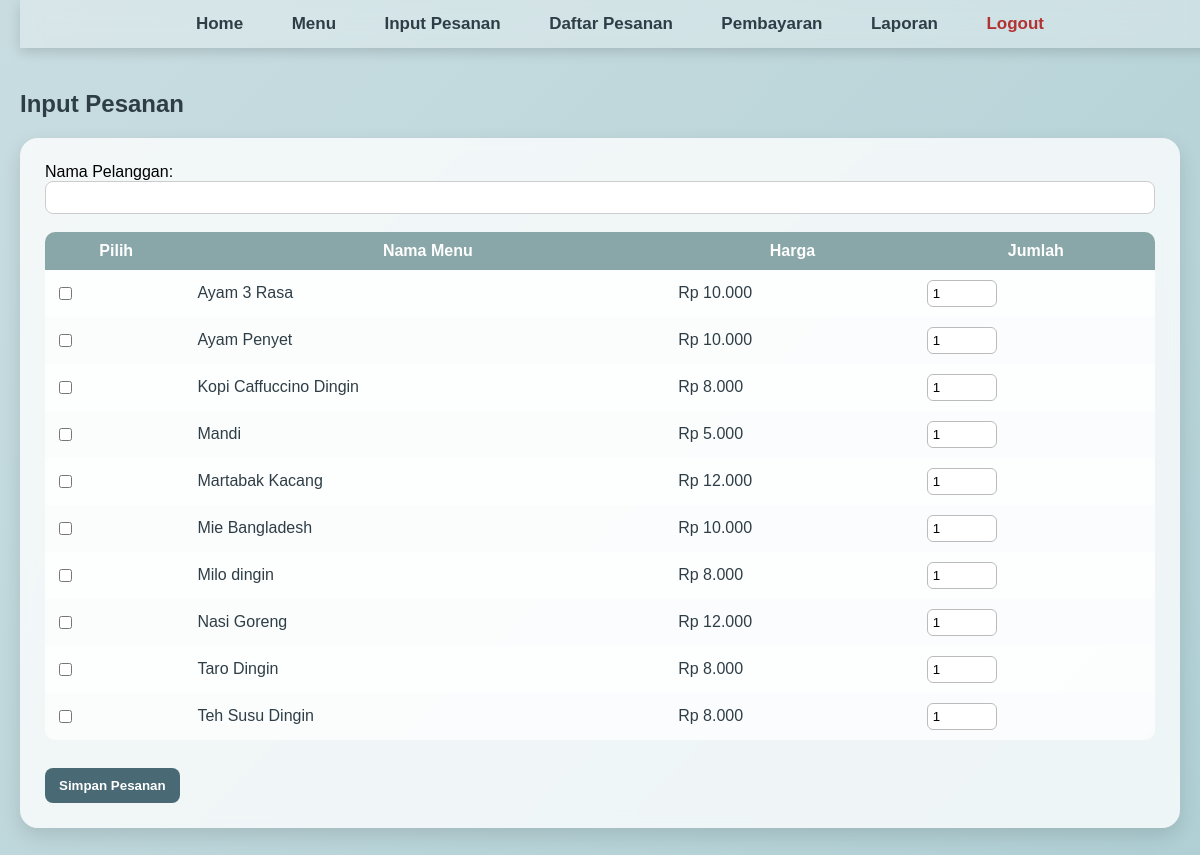
Page /?page=pesanan&action=input (signed in) on the committed database.
### tables this page shows
CREATE TABLE `menu` (
  `id_menu` int(11) NOT NULL,
  `nama_menu` varchar(100) NOT NULL,
  `kategori` enum('Makanan','Minuman') NOT NULL,
  `harga` decimal(10,2) NOT NULL,
  `stok` int(55) NOT NULL,
  `status` enum('Tersedia','Tidak Tersedia') NOT NULL,
  `deskripsi` text NOT NULL,
  `gambar` varchar(255) NOT NULL
);

### app/controllers/PesananController.php (called while the page is built, shortened)
<?php
class PesananController {
    public function input() {
        global $mysqli;
        $menu = $mysqli->query("SELECT * FROM menu WHERE status='Tersedia' ORDER BY nama_menu ASC");
        require __DIR__ . '/../views/pesanan/input.php';
    }
}

### app/views/pesanan/input.php (the view, shortened to what this page needs)
<div class="navbar">
  <a href="?page=home">Home</a>
  <a href="?page=menu">Menu</a>
  <a href="?page=pesanan&action=input">Input Pesanan</a>
  <a href="?page=pesanan">Daftar Pesanan</a>
  <a href="?page=pembayaran">Pembayaran</a>
  <a href="?page=laporan">Laporan</a>
  <a style="color:#b33131;" href="?page=login&action=logout">Logout</a>
</div>
<h2>Input Pesanan</h2>
<form action="?page=pesanan&action=simpan" method="POST">
    <div class="card">
        <label>Nama Pelanggan:</label><br>
        <input type="text" name="nama_pelanggan" required
               style="padding:8px;width:100%;border-radius:8px;border:1px solid #ccc;">
        <br><br>
        <table cellpadding="8" cellspacing="0">
            <tr>
                <th>Pilih</th>
                <th>Nama Menu</th>
                <th>Harga</th>
                <th>Jumlah</th>
            </tr>
            <?php while ($row = $menu->fetch_assoc()) { ?>
                <tr>
                    <td><input type="checkbox" name="menu[]" value="<?= $row['id_menu'] ?>"></td>
                    <td><?= $row['nama_menu'] ?></td>
                    <td>Rp <?= number_format($row['harga'], 0, ',', '.') ?></td>
                    <td><input type="number" name="jumlah_<?= $row['id_menu'] ?>" min="1" value="1"
                               style="padding:5px;width:70px;border-radius:6px;border:1px solid #bbb;"></td>
                </tr>
            <?php } ?>
        </table>
        <br>
        <button type="submit">Simpan Pesanan</button>
    </div>
</form>

### app/views/pesanan/input.php (style rules this page uses)
.navbar { position: fixed; top: 0; width: 100%; padding: 14px 0; backdrop-filter: blur(10px); background: rgba(255, 255, 255, 0.28); box-shadow: 0 4px 12px rgba(0,0,0,0.15); z-index: 100; text-align: center; }
.navbar a { color: #2f3e46; font-weight: 600; text-decoration: none; margin: 0 22px; font-size: 17px; transition: 0.25s ease; }
h2 { color: #2f3e46; font-weight: 700; }
.card { background: rgba(255,255,255,0.78); backdrop-filter: blur(7px); padding: 25px; border-radius: 18px; box-shadow: 0 8px 20px rgba(0,0,0,0.12); }
table { width: 100%; border-collapse: collapse; background: rgba(255,255,255,0.7); border-radius: 10px; overflow: hidden; }
th { background: #89A6A8; color: white; padding: 10px; }
td { padding: 10px; color: #2f3e46; }
tr:nth-child(even) { background: rgba(255,255,255,0.45); }
button { background-color:#496A74; color:white; padding:10px 14px; border:none; border-radius:8px; margin-top:10px; cursor:pointer; font-weight:600; }

### rows in the picture
menu: nama_menu "Ayam 3 Rasa", harga "10.000"
menu: nama_menu "Ayam Penyet", harga "10.000", id_menu "1"
menu: nama_menu "Kopi Caffuccino Dingin", harga "8.000"
menu: nama_menu "Mandi", harga "5.000"
menu: nama_menu "Martabak Kacang", harga "12.000"
menu: nama_menu "Mie Bangladesh", harga "10.000"
menu: nama_menu "Milo dingin", harga "8.000"
menu: nama_menu "Nasi Goreng", harga "12.000"
menu: nama_menu "Taro Dingin", harga "8.000"
menu: nama_menu "Teh Susu Dingin", harga "8.000"
